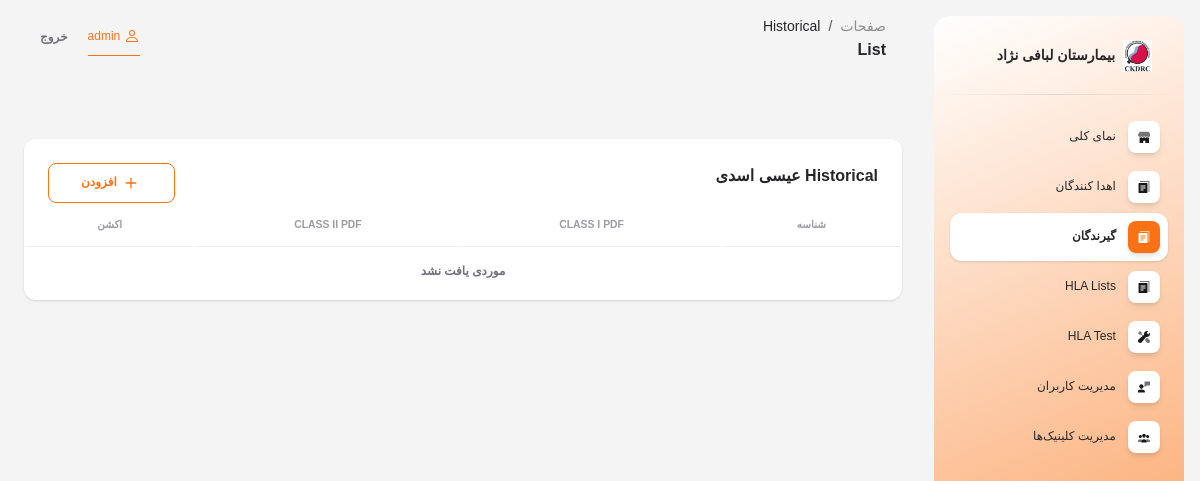
Page /recipients/history-call/3/list/ (signed in) on the earlier database version.
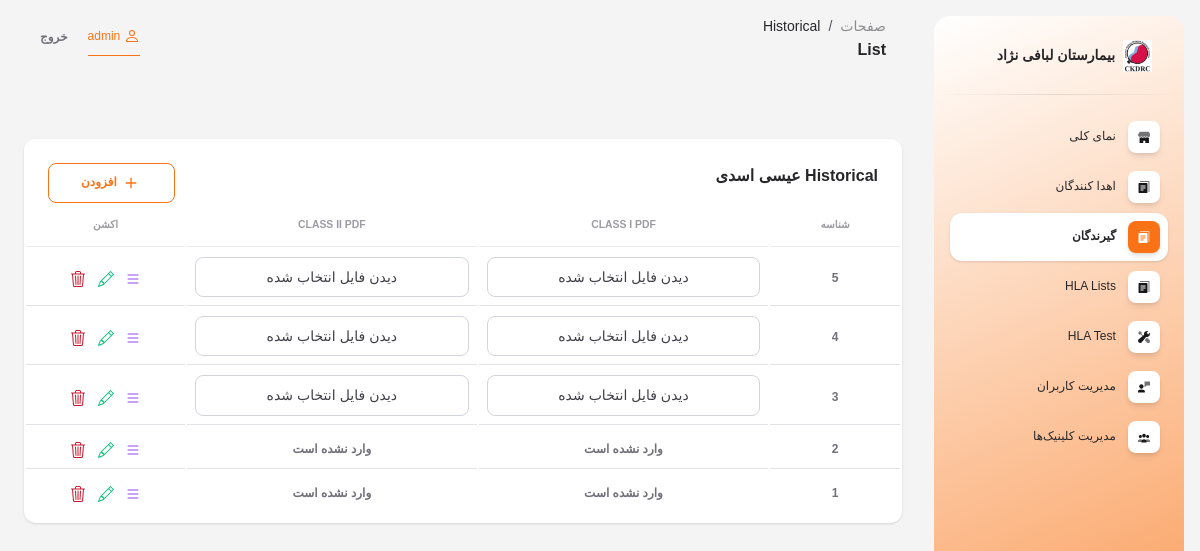
Same page on the later database version.
### referees/models.py (models this page shows, shortened)
class HistoryCall(models.Model):
    recipient = models.ForeignKey(Recipient, on_delete=models.CASCADE, related_name='recipient_history_call', verbose_name='گیرنده')
    class_i_pdf = models.FileField(verbose_name='Class I PDF', upload_to=upload_recipient_pdf_path, blank=True, null=True)
    class_ii_pdf = models.FileField(verbose_name='Class II PDF', upload_to=upload_recipient_pdf_path, blank=True, null=True)
    hla_a_uam_history = models.ManyToManyField(HlaA, verbose_name='HLA A (UAM)', blank=True, related_name='hla_a_1_uam_history')
    hla_b_uam_history = models.ManyToManyField(HlaB, verbose_name='HLA B (UAM)', blank=True, related_name='hla_b_1_uam_history')
    hla_drb1_uam_history = models.ManyToManyField(HlaDRB1, verbose_name='HLA DRB1 (UAM)', blank=True, related_name='hla_drb1_1_uam_history')
    hla_drb_uam_history = models.ManyToManyField(HlaDRB, verbose_name='HLA DRB (UAM)', blank=True, related_name='hla_drb_1_uam_history')
    hla_dqb1_uam_history = models.ManyToManyField(HlaDQB1, verbose_name='HLA DQB1 (UAM)', blank=True, related_name='hla_dqb1_1_uam_history')
    class Meta:
        verbose_name = 'history call'
        verbose_name_plural = 'history calls'

### referees/views.py (the view)
# urls.py: path('recipients/history-call/<int:recipient_id>/list/', HistoryCallListView.as_view(), name='history_call_list'),
class HistoryCallListView(LoginRequiredMixin, ListView):
    model = HistoryCall
    template_name = 'history_call/list.html'
    context_object_name = 'history_calls'
    def get_queryset(self):
        recipient_id = self.kwargs.get("recipient_id")
        return HistoryCall.objects.filter(recipient__id=recipient_id).order_by('-id')
    def get_context_data(self, **kwargs):
        context = super().get_context_data(**kwargs)
        recipient_id = self.kwargs.get("recipient_id")
        context['recipient'] = get_object_or_404(Recipient, id=recipient_id)
        return context

### templates/history_call/list.html (shortened to what the changed rows need)
{% extends 'base.html' %}
{% load static %}
{% block contain %}
<div class="row">
    <div class="col-12" style="margin-top: 40px;">
        <div class="card mb-4">
            <div class="card-body px-0 pt-0 pb-2">
                <div class="table-responsive p-0">
                    <table class="table align-items-center mb-0" id="myTable">
                        <thead>
                            <tr>
                                <th
                                    class="text-center text-uppercase text-secondary text-xxs font-weight-bolder opacity-7">
                                    شناسه</th>
                                <th
                                    class="text-center text-uppercase text-secondary text-xxs font-weight-bolder opacity-7">
                                    Class I PDF</th>
                                <th
                                    class="text-center text-uppercase text-secondary text-xxs font-weight-bolder opacity-7">
                                    Class II PDF</th>
                                <th
                                    class="text-center text-uppercase text-secondary text-xxs font-weight-bolder opacity-7">
                                    اکشن</th>
                            </tr>
                        </thead>
                        <tbody>
                            {% if history_calls %}
                            {% for history_call in history_calls %}
                            <tr id="tr">
                                <td class="align-middle text-center">
                                    <span class="text-secondary text-xs font-weight-bold">{{ history_call.id }}</span>
                                </td>
                                <td class="align-middle text-center">
                                    <span class="text-secondary text-xs font-weight-bold">
                                        {% if history_call.class_i_pdf %}
                                        <a class="form-control" href="{{ history_call.class_i_pdf.url }}" target="_blank">
                                            دیدن فایل انتخاب شده
                                        </a>
                                        {% else %}
                                        وارد نشده است
                                        {% endif %}
                                    </span>
                                </td>
                                <td class="align-middle text-center">
                                    <span class="text-secondary text-xs font-weight-bold">
                                        {% if history_call.class_ii_pdf %}
                                        <a class="form-control" href="{{ history_call.class_ii_pdf.url }}" target="_blank">
                                            دیدن فایل انتخاب شده
                                        </a>
                                        {% else %}
                                        وارد نشده است
                                        {% endif %}
                                    </span>
                                </td>
                                <td class="align-middle text-center">
                                    <a title="See UAM" style="padding: 0 4px;"
                                        onclick="showDiv('uam_{{ history_call.id }}')">
                                        <span class="text-secondary text-xs font-weight-bold">
                                        </span>
                                    </a>
                                    <a href="{% url 'history_call_update' recipient.id history_call.id %}" title="ویرایش"
                                        style="padding: 0 4px;">
                                        <span class="text-secondary text-xs font-weight-bold">
                                        </span>
                                    </a>
                                    <a href="{% url 'history_call_delete' recipient.id history_call.id %}" title="حذف"
                                        style="padding: 0 4px;">
                                        <span class="text-secondary text-xs font-weight-bold">
                                        </span>
                                    </a>
                                </td>
                            </tr>
                            {% endfor %}
                            {% else %}
                            <tr>
                                <td colspan="4" class="align-middle text-center">
                                    <span class="text-secondary text-xs font-weight-bold">موردی یافت نشد</span>
                                </td>
                            </tr>
                            {% endif %}
                        </tbody>
                    </table>
                </div>
            </div>
        </div>
    </div>
</div>
{% endblock %}

Differences in the rows shown:
added HistoryCall: id "5"
added HistoryCall: id "4"
added HistoryCall: id "3"
added HistoryCall: id "2", class_i_pdf "وارد نشده است", class_ii_pdf "وارد نشده است"
added HistoryCall: id "1", class_i_pdf "وارد نشده است", class_ii_pdf "وارد نشده است"
Other differences:
text no longer shown: "موردی یافت نشد"
